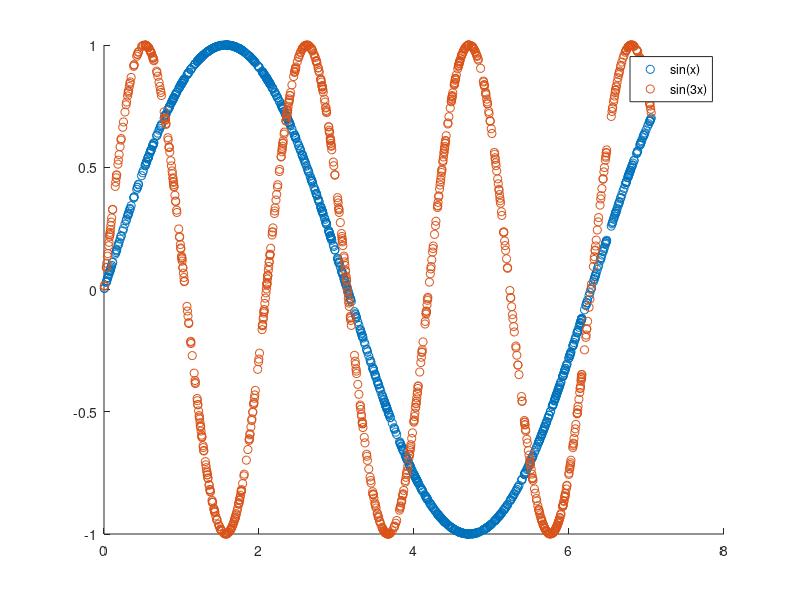

This chart was generated by the following MATLAB code:
x = sort(rand(1000, 1) * sqrt(50));
y = sin(x);
z = sin(3 * x);

scatter(x, y);
hold on;
scatter(x, z);
legend ("sin(x)", "sin(3x)");